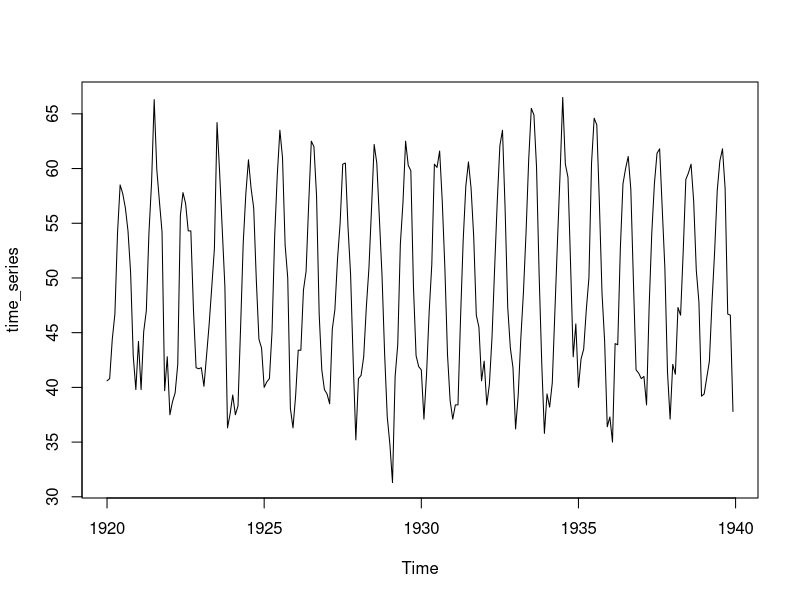
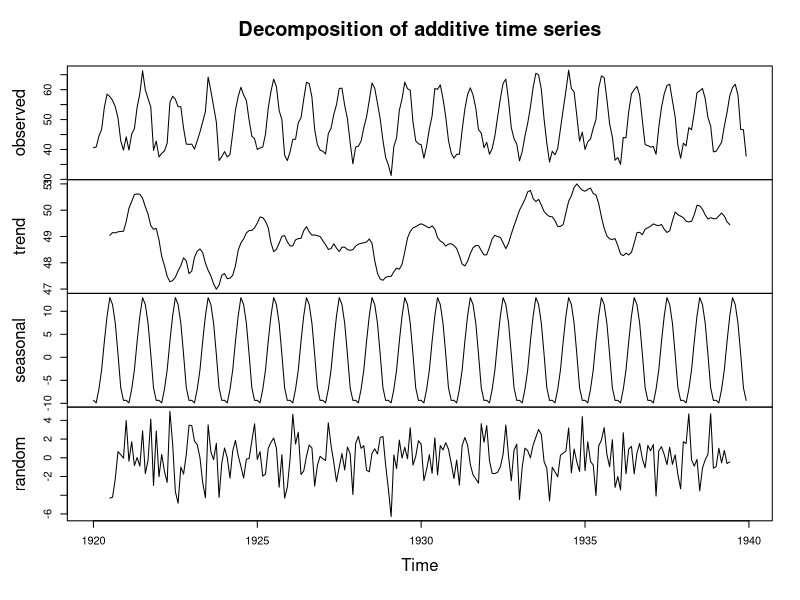
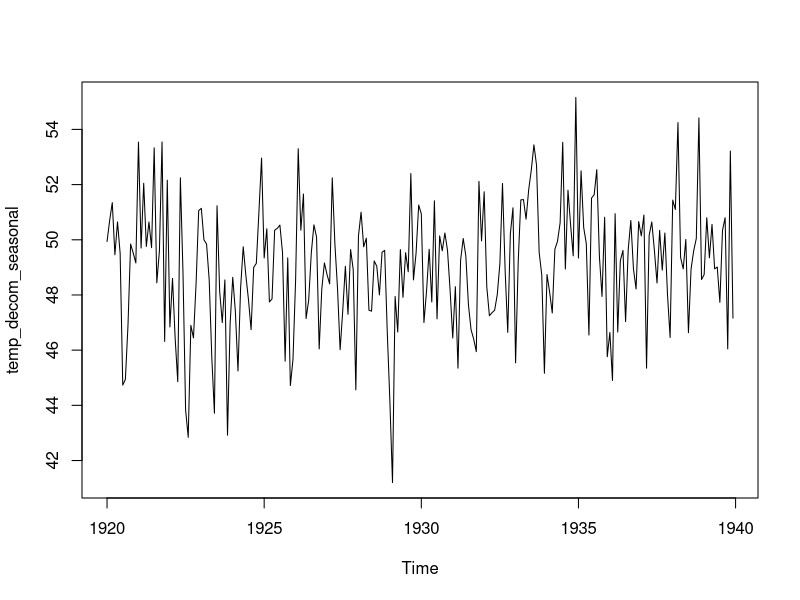

Reproduce these figures in R, in order.
temperature = nottem

head(temperature,12)
tail(temperature,12)
str(temperature)
class(temperature)

# generating time-series with 12 observations per unit of time
time_series <- ts(temperature, start=c(1920,1), end=c(1939,12), frequency = 12) 
time_series
plot(time_series)

# decomposition of time-series into level, trend, seasonality, and noise components
temp_decom <- decompose(time_series) 
temp_decom_seasonal <- time_series - temp_decom$seasonal
plot(temp_decom)
plot(temp_decom_seasonal)

#DW Test
install.packages("lmtest")
library(lmtest)
model <- lm(time_series ~ temp_decom$seasonal)
summary(model)
dwtest(model)


# for ARIMA modelling
install.packages("forecast")
library(forecast)

# generatine ARIMA model
auto.arima(time_series) # to determine the order of differencing
reg <- arima(time_series,order=c(1,0,2),seasonal=c(1,1,2))	
reg

temp_forecast <- forecast(time_series, model=reg, h=8) # forecasting next 8 months	
temp_forecast

